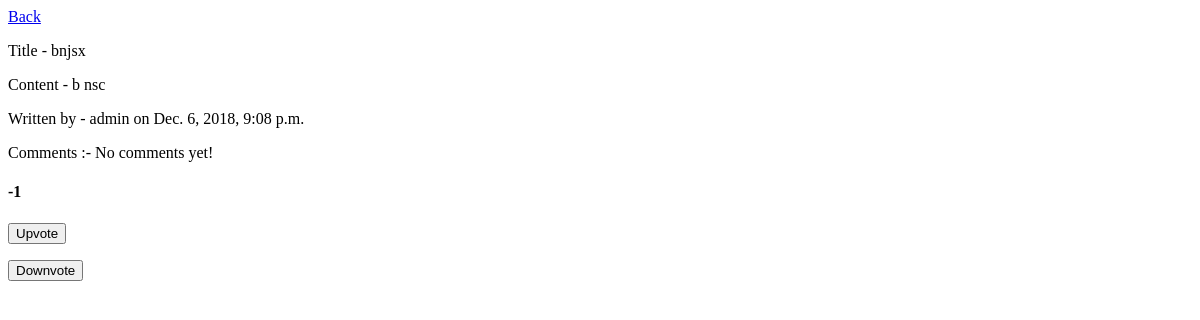
The app's page /p9, older data.
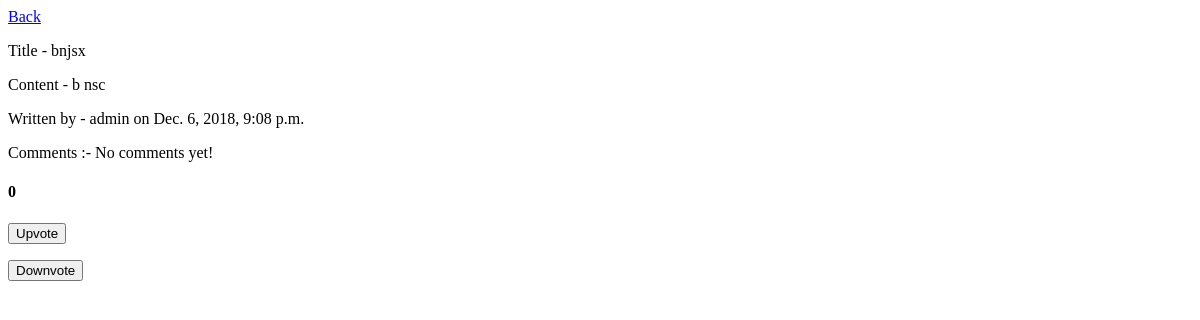
The same page, newer data.
### profiles/models.py (models this page shows, shortened)
class Post(models.Model):
    title = models.CharField(max_length=255)
    content = models.TextField()
    created_on = models.DateTimeField(auto_now_add=True)
    author = models.ForeignKey(User, related_name='author',on_delete=models.CASCADE)
    vote = models.ManyToManyField(User, related_name='upvotes')
    vote_count = models.IntegerField(default = 0)

### profiles/views.py (the view)
# urls.py: url(r'^p(?P<pk>\d+)$', views.post_detail, name='post-detail'),
def post_detail(request, pk):
	post = Post.objects.filter(pk=pk)
	if post.count() == 0:
		return HttpResponseRedirect(reverse("post_new"))
	return render(request, 'post/post_detail.html', context={'post': post[0]})

### profiles/templates/post/post_detail.html (shortened to what this page needs)
{% block content %}
{% load social_share %}
    <a href="{% url 'home' %}">Back</a>
    <p>Title - {{post.title}}</p>
    <p>Content - {{post.content}}</p>
    <p>Written by - {{post.author}} on {{ post.created_on }}</p>
    Comments :-
    {% if not post.comments.all %}
        No comments yet! <br>
    {% endif %}
    <h4>{{ post.vote_count }}</h4>
    {% if user not in post.vote.all %}
        <form method='POST' action="{% url 'post_votes' %}">
            <input type="submit" value="Upvote" class="btn btn-lg btn-primary" id="upvote"/></div>
        </form>
        <form method='POST' action="{% url 'post_votes' %}">
            <input type="submit" value="Downvote" class="btn btn-lg btn-primary" id="downvote"/></div>
        </form>
    {% endif %}
{% endblock %}

Row changes from the older to the newer data that the page shows:
changed Post "bnjsx": vote_count "-1" → "0"
